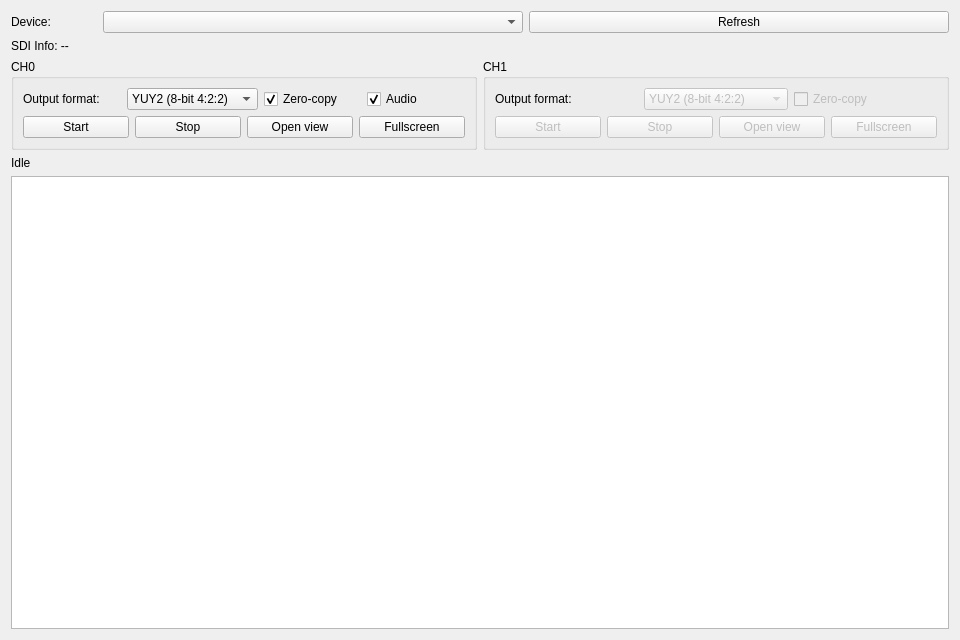
<?xml version="1.0" encoding="UTF-8"?>
<ui version="4.0">
 <class>MainWindow</class>
 <widget class="QWidget" name="MainWindow">
  <property name="geometry">
   <rect>
    <x>0</x>
    <y>0</y>
    <width>960</width>
    <height>640</height>
   </rect>
  </property>
  <property name="windowTitle">
   <string>GVFG Qt Preview Sample</string>
  </property>
  <layout class="QGridLayout" name="gridLayout">
   <item row="0" column="0">
    <layout class="QHBoxLayout" name="topLayout">
     <item>
      <widget class="QLabel" name="deviceLabel">
       <property name="minimumSize">
        <size>
         <width>86</width>
         <height>0</height>
        </size>
       </property>
       <property name="maximumSize">
        <size>
         <width>86</width>
         <height>16777215</height>
        </size>
       </property>
       <property name="text">
        <string>Device:</string>
       </property>
      </widget>
     </item>
     <item>
      <widget class="QComboBox" name="deviceCombo"/>
     </item>
     <item>
      <widget class="QPushButton" name="refreshButton">
       <property name="text">
        <string>Refresh</string>
       </property>
      </widget>
     </item>
    </layout>
   </item>
   <item row="1" column="0">
    <widget class="QLabel" name="sdiInfoLabel">
     <property name="text">
      <string>SDI Info: --</string>
     </property>
     <property name="wordWrap">
      <bool>true</bool>
     </property>
    </widget>
   </item>
   <item row="2" column="0">
    <layout class="QHBoxLayout" name="channelPanelsLayout" stretch="1,1">
     <item>
      <widget class="QGroupBox" name="channel0GroupBox">
       <property name="title">
        <string>CH0</string>
       </property>
       <layout class="QGridLayout" name="channel0GridLayout">
        <item row="0" column="0">
         <widget class="QLabel" name="channel0FormatLabel">
          <property name="text"><string>Output format:</string></property>
         </widget>
        </item>
        <item row="0" column="1">
         <widget class="QComboBox" name="ch0OutputFormatCombo">
          <property name="toolTip"><string>GigabyteLib extension: requested CH0 output format</string></property>
          <item><property name="text"><string>YUY2 (8-bit 4:2:2)</string></property></item>
          <item><property name="text"><string>Y210 (10-bit 4:2:2)</string></property></item>
         </widget>
        </item>
        <item row="0" column="2">
         <widget class="QCheckBox" name="ch0ZeroCopyCheckBox">
          <property name="toolTip">
           <string>Must be selected before opening CH0</string>
          </property>
          <property name="text">
           <string>Zero-copy</string>
          </property>
          <property name="checked">
           <bool>true</bool>
          </property>
         </widget>
        </item>
        <item row="0" column="3">
         <widget class="QCheckBox" name="ch0AudioCheckBox">
          <property name="enabled">
           <bool>true</bool>
          </property>
          <property name="toolTip">
           <string>Capture and play CH0 PCM audio together with video</string>
          </property>
          <property name="text">
           <string>Audio</string>
          </property>
          <property name="checked">
           <bool>true</bool>
          </property>
         </widget>
        </item>
        <item row="1" column="0" colspan="4">
         <layout class="QHBoxLayout" name="channel0ButtonLayout">
          <item>
           <widget class="QPushButton" name="ch0StartButton">
            <property name="text">
             <string>Start</string>
            </property>
           </widget>
          </item>
          <item>
           <widget class="QPushButton" name="ch0StopButton">
            <property name="text">
             <string>Stop</string>
            </property>
           </widget>
          </item>
          <item>
           <widget class="QPushButton" name="ch0PreviewButton">
            <property name="text">
             <string>Open view</string>
            </property>
           </widget>
          </item>
          <item>
           <widget class="QPushButton" name="ch0FullscreenButton">
            <property name="text">
             <string>Fullscreen</string>
            </property>
           </widget>
          </item>
         </layout>
        </item>
       </layout>
      </widget>
     </item>
     <item>
      <widget class="QGroupBox" name="channel1GroupBox">
       <property name="title">
        <string>CH1</string>
       </property>
       <layout class="QGridLayout" name="channel1GridLayout">
        <item row="0" column="0">
         <widget class="QLabel" name="channel1FormatLabel">
          <property name="text"><string>Output format:</string></property>
         </widget>
        </item>
        <item row="0" column="1">
         <widget class="QComboBox" name="ch1OutputFormatCombo">
          <property name="enabled"><bool>false</bool></property>
          <property name="toolTip"><string>GigabyteLib extension: requested CH1 output format</string></property>
          <item><property name="text"><string>YUY2 (8-bit 4:2:2)</string></property></item>
          <item><property name="text"><string>Y210 (10-bit 4:2:2)</string></property></item>
         </widget>
        </item>
        <item row="0" column="2">
         <widget class="QCheckBox" name="ch1ZeroCopyCheckBox">
          <property name="enabled">
           <bool>false</bool>
          </property>
          <property name="toolTip">
           <string>Must be selected before opening CH1</string>
          </property>
          <property name="text">
           <string>Zero-copy</string>
          </property>
         </widget>
        </item>
        <item row="1" column="0" colspan="3">
         <layout class="QHBoxLayout" name="channel1ButtonLayout">
          <item>
           <widget class="QPushButton" name="ch1StartButton">
            <property name="enabled">
             <bool>false</bool>
            </property>
            <property name="text">
             <string>Start</string>
            </property>
           </widget>
          </item>
          <item>
           <widget class="QPushButton" name="ch1StopButton">
            <property name="enabled">
             <bool>false</bool>
            </property>
            <property name="text">
             <string>Stop</string>
            </property>
           </widget>
          </item>
          <item>
           <widget class="QPushButton" name="ch1PreviewButton">
            <property name="enabled">
             <bool>false</bool>
            </property>
            <property name="text">
             <string>Open view</string>
            </property>
           </widget>
          </item>
          <item>
           <widget class="QPushButton" name="ch1FullscreenButton">
            <property name="enabled">
             <bool>false</bool>
            </property>
            <property name="text">
             <string>Fullscreen</string>
            </property>
           </widget>
          </item>
         </layout>
        </item>
       </layout>
      </widget>
     </item>
    </layout>
   </item>
   <item row="3" column="0">
    <widget class="QLabel" name="statusLabel">
     <property name="text">
      <string>Idle</string>
     </property>
    </widget>
   </item>
   <item row="4" column="0">
    <widget class="QPlainTextEdit" name="logEdit">
     <property name="readOnly">
      <bool>true</bool>
     </property>
    </widget>
   </item>
  </layout>
 </widget>
 <resources/>
 <connections/>
</ui>
